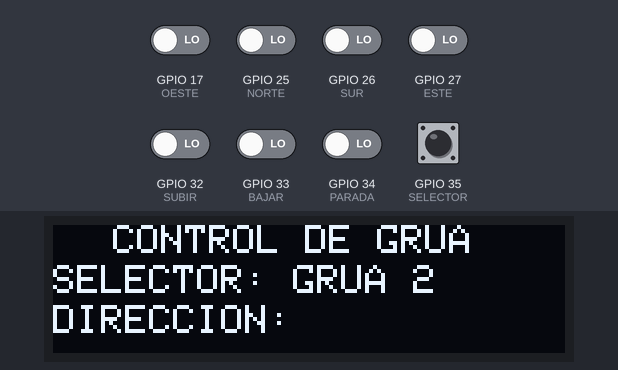
A sketch run on a simulated ESP32. Parts: 128×32 one-colour display. The test bench sets the inputs (shaded band); at power-on: GPIO 17 (OESTE), GPIO 25 (NORTE), GPIO 26 (SUR), GPIO 27 (ESTE), GPIO 32 (SUBIR), GPIO 33 (BAJAR), GPIO 34 (PARADA), GPIO 35 (SELECTOR) LOW. No radio packets arrive unless stated; what the sketch prints to the serial monitor is not drawn.

Above: at 1.2 s.
1.3 s: GPIO 34 (PARADA) driven HIGH
At 2.8 s:
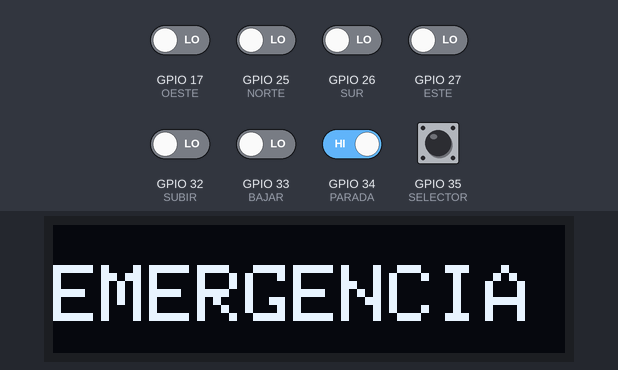
3.1 s: GPIO 34 (PARADA) driven LOW
At 3.6 s:
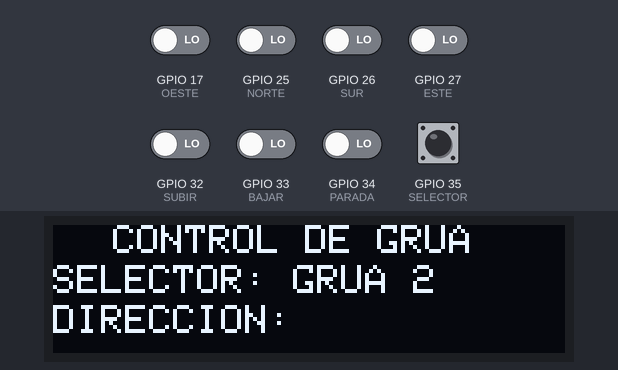
6.1 s: GPIO 17 (OESTE) driven HIGH
At 6.8 s:
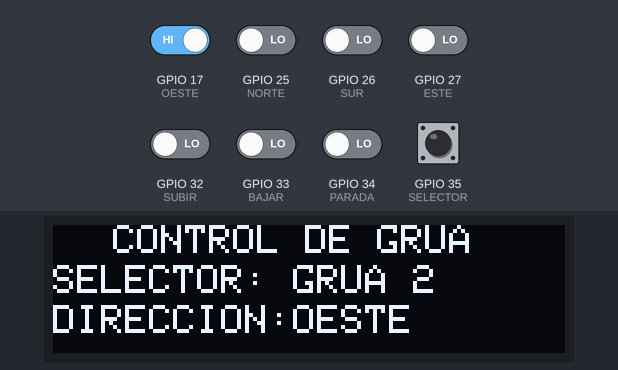
9.1 s: GPIO 25 (NORTE) driven HIGH
12.1 s: GPIO 17 (OESTE) driven LOW
At 15.0 s:
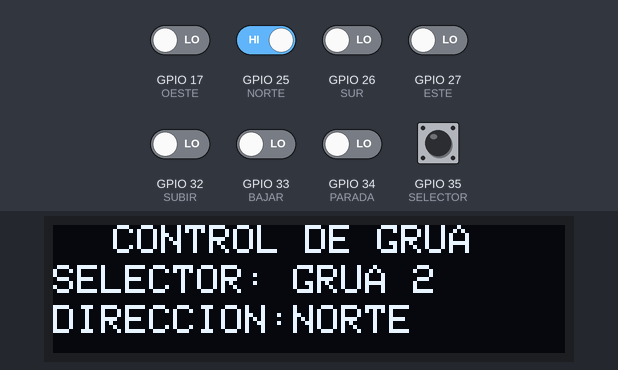
15.1 s: GPIO 26 (SUR) driven HIGH
At 15.8 s:
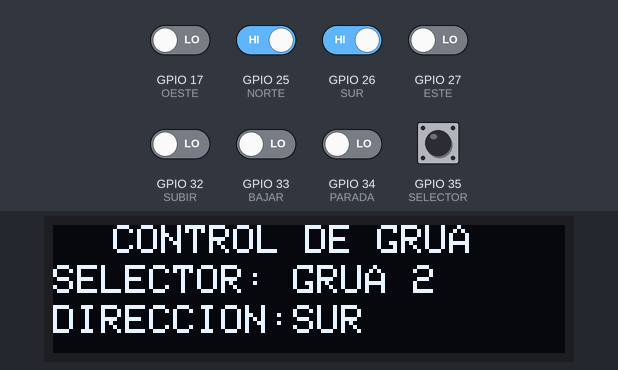
Timing chart, 0 to 18.1 s (numbered marks = the images above; inputs shaded):
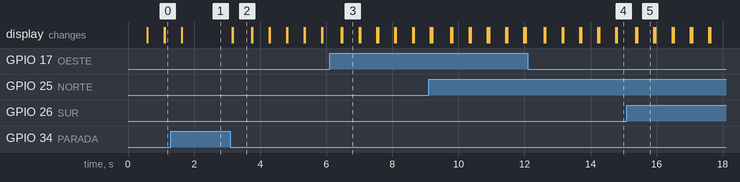

Measured:
- after the input at 1.3 s, the display: changes after 0.32 s (image 1)
- after the input at 3.1 s, the display: first changes after 0.06 s (image 2 shows a later state)
- after the input at 12.1 s, the display: first differs from a run without the input after 0.54 s (image 4)
- what the display in image 2 shows lasts 0.6 s, from 3.2 s to 3.8 s
- what the display in image 3 shows lasts 0.5 s, from 6.5 s to 7.0 s

The sketch:

CONTROL.ino
```cpp
// CORRECCIONES EMISOR

 //CODIGO DEL ESP32 EMISOR

// Dependencias
#include <SPI.h>
#include <Wire.h>
#include <LoRa.h>
#include <Adafruit_GFX.h>
#include <Adafruit_SSD1306.h>

// Pines del OLED

#define SCREEN_WIDTH 128
#define SCREEN_HEIGHT 32
#define SCREEN_ADDRESS 0x3C
#define OLED_RESET -1
Adafruit_SSD1306 display(SCREEN_WIDTH, SCREEN_HEIGHT, &Wire, OLED_RESET);

// Pines del LoRa
//#define MOSI 23

  //#define MISO 19
  //#define SCK 18
  //#define NSS 5
  //#define D0 4
  //#define RS 14
const int csPin = 5;          // LoRa radio chip select
const int resetPin = 14;      // LoRa radio reset
const int irqPin = 4;         // Cambiar dependiendo de la placa; tiene que ser un pin de interrupcion
  // Pines de entrada
#define PARADA 34
#define SELECTOR 35
#define SUBIR 32
#define BAJAR 33
#define NORTE 25
#define SUR 26
#define ESTE 27
#define OESTE 17
#define HABILITADOR 12


  // Función para mostrar en OLED
void OLED(String mensaje, int x, int y) {
  display.setTextSize(1);       // Tamaño normal 1:1
  display.setTextColor(SSD1306_WHITE); // Color blanco para el texto
  display.setCursor(x, y);      // Comienza en la parte superior de la pantalla
  display.println(mensaje);     // Muestra el mensaje
  display.display();            // Actualiza la pantalla
}
void Input(int pin, String mensaje, int x, int y) {
  if (digitalRead(pin) == HIGH) {  // Verifica si el botón está presionado
    display.fillRect(x, y, 68, 8, SSD1306_BLACK); // Limpia el área donde se mostrará el mensaje
    OLED(mensaje, x, y);  // Muestra el mensaje en las coordenadas especificadas
  }
}


void ENCABEZADO() {
  display.setTextSize(1);       // Tamaño normal 1:1
  display.setTextColor(SSD1306_WHITE); // Color blanco para el texto
  display.setCursor(15, 0);     // Posiciona el cursor en la parte superior
  display.println(F("CONTROL DE GRUA"));
  display.setCursor(0, 10);     // Posiciona el cursor en la parte superior
  display.println(F("SELECTOR:"));
  display.setCursor(0, 20);     // Posiciona el cursor en la parte superior
  display.println(F("DIRECCION:"));
   display.display();            // Muestra el encabezado en la pantalla
}

void SELECCION() {
  display.setTextSize(1);
  display.setTextColor(SSD1306_WHITE);

  // Borra solo la línea donde se muestra el selector
  display.fillRect(60, 10, 68, 8, SSD1306_BLACK); // Borra la parte donde se muestra el selector
  if (digitalRead(SELECTOR) == HIGH) {
    OLED("GRUA 1", 60, 10);  // Muestra "GRUA 1" si el selector está activado
  } else {
    OLED("GRUA 2", 60, 10);  // Muestra "GRUA 2" si no está activado
  }
}

  // Función para mostrar emergencia
void EMERGENCIA(){
  static bool estadoEmergencia = false;  // Variable para controlar el estado de la emergencia

  if (digitalRead(PARADA) == HIGH && !estadoEmergencia) {
    estadoEmergencia = true;  // Establece el estado de emergencia como activado
      display.clearDisplay();   // Borra toda la pantalla

    // Limpiar específicamente el área donde se muestra "GRUA 1" o "GRUA 2"
    display.fillRect(60, 10, 68, 8, SSD1306_BLACK);  // Borra la parte donde se muestra el selector (GRUA 1 o GRUA 2)

    display.setTextSize(2);   // Tamaño grande para el texto de emergencia
    display.setTextColor(SSD1306_WHITE); // Color blanco para el texto
    display.setCursor(0, 10); // Posiciona el cursor en la parte central
    display.println(F("EMERGENCIA"));
    display.display();        // Actualiza la pantalla
  } else if (digitalRead(PARADA) == LOW && estadoEmergencia) {
    estadoEmergencia = false; // Establece el estado de emergencia como desactivado
  }
}

void LECTURA(int PIN, String mensaje) {
  if (digitalRead(PIN) == HIGH) {
    LoRa.beginPacket();
    // Enviamos el mensaje
    LoRa.print(mensaje);
    LoRa.endPacket();
    delay(100);
    Serial.println("Paquete enviado: " + mensaje);
  }
}


void setup() {
  Serial.begin(115200);
  while (!Serial);
  Serial.println("LoRa Transmisor");

  LoRa.setPins(csPin, resetPin, irqPin); // Configura los pines de LoRa

  if (!LoRa.begin(915E6)) {
    Serial.println("Error al Iniciar LoRa!");
    while (1);
  }

  // Inicialización OLED

  if (!display.begin(SSD1306_SWITCHCAPVCC, SCREEN_ADDRESS)) {
    Serial.println(F("Error al inicializar OLED"));
    for (;;);
  }

  // Limpiar la pantalla e inicializar encabezado
  display.clearDisplay();
  ENCABEZADO();


    // Configuración de los pines de entrada
  pinMode(PARADA, INPUT);
  pinMode(SELECTOR, INPUT);
  pinMode(SUBIR, INPUT);
  pinMode(BAJAR, INPUT);
  pinMode(NORTE, INPUT);
  pinMode(SUR, INPUT);
  pinMode(ESTE, INPUT);
  pinMode(OESTE, INPUT);
  pinMode(HABILITADOR, INPUT);

  }
// Función para enviar estado
void enviarEstado(String pinName, bool estado) {
  String mensajeEstado = pinName + ":" + String(estado);

  LoRa.beginPacket();
  LoRa.print(mensajeEstado);
  LoRa.endPacket();

  // Mostrar el mensaje en el monitor serial para depuración
  Serial.println("Paquete enviado: " + mensajeEstado);
  delay(1);
}

// Función para leer los pines y enviar constantemente el estado
void LECTURA(int pin, String pinName, bool &estadoAnterior) {
  bool estadoActual = digitalRead(pin); // Leer el estado actual del pin

  if (estadoActual != estadoAnterior) { // Detecta cambio en el estado
    estadoAnterior = estadoActual;      // Actualiza el estado anterior
    enviarEstado(pinName, estadoActual); // Envia el cambio de estado
  }

  // Siempre enviamos el estado actual del pin, independientemente de si hubo cambio
  enviarEstado(pinName, estadoActual);
}

// Variables para guardar el estado anterior de los pines
bool estadoAnteriorParada = LOW;
bool estadoAnteriorSelector = LOW;
bool estadoAnteriorSubir = LOW;
bool estadoAnteriorBajar = LOW;
bool estadoAnteriorNorte = LOW;
bool estadoAnteriorSur = LOW;
bool estadoAnteriorEste = LOW;
bool estadoAnteriorOeste = LOW;

void loop() {

  LECTURA(PARADA, "PARADA", estadoAnteriorParada);
  LECTURA(SELECTOR, "SELECTOR", estadoAnteriorSelector);
  LECTURA(SUBIR, "SUBIR", estadoAnteriorSubir);
  LECTURA(BAJAR, "BAJAR", estadoAnteriorBajar);
  LECTURA(NORTE, "NORTE", estadoAnteriorNorte);
  LECTURA(SUR, "SUR", estadoAnteriorSur);
  LECTURA(ESTE, "ESTE", estadoAnteriorEste);
  LECTURA(OESTE, "OESTE", estadoAnteriorOeste);

  // Llama a la función Input para cada botón
  if (digitalRead(PARADA) == HIGH) {
    EMERGENCIA();
  } else {
    display.clearDisplay();   // Borra toda la pantalla
    ENCABEZADO();             // Redibuja el encabezado cuando la emergencia se desactiva
    SELECCION();              // Redibuja el selector de grúa (GRUA 1 o GRUA 2)
    display.display();

    // Muestra el estado de los botones
    Input(SUBIR, "SUBIR", 60, 20);
    Input(BAJAR, "BAJAR", 60, 20);
    Input(NORTE, "NORTE", 60, 20);
    Input(SUR, "SUR", 60, 20);
    Input(ESTE, "ESTE", 60, 20);
    Input(OESTE, "OESTE", 60, 20);
  }
}
```
